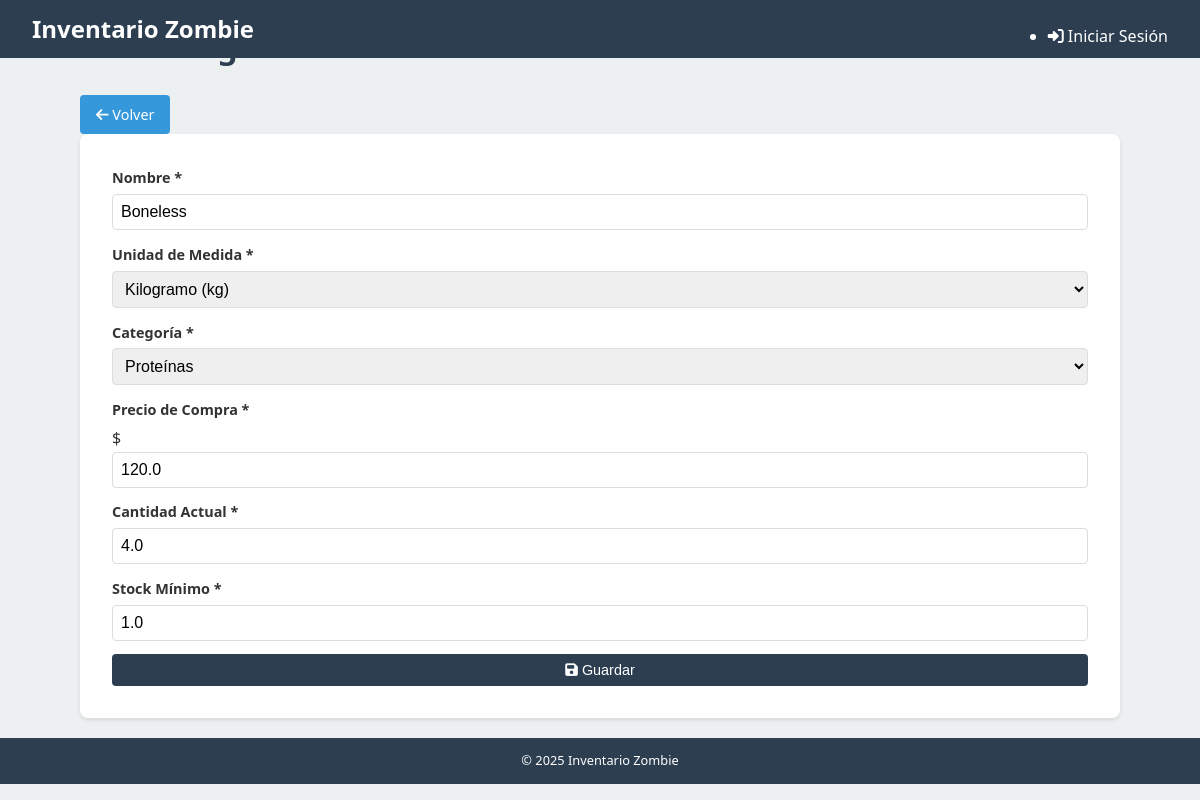
Page /ingredientes/editar/10 on the earlier database version.
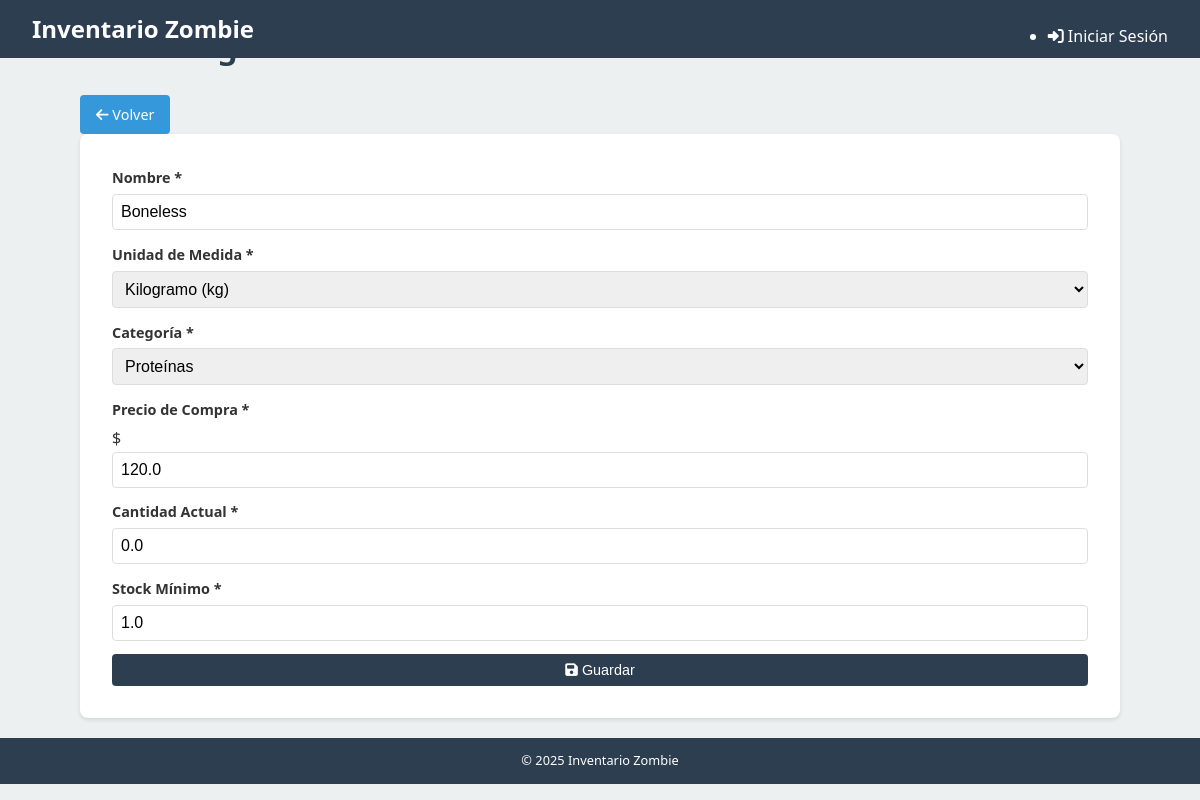
Same page on the later database version.
### tables this page shows
CREATE TABLE Ingredientes (
    id INTEGER PRIMARY KEY AUTOINCREMENT,
    nombre TEXT NOT NULL UNIQUE,
    unidad_medida TEXT NOT NULL,
    precio_compra REAL,
    cantidad_actual REAL NOT NULL DEFAULT 0,
    stock_minimo REAL
, categoria TEXT);

### routes/ingredientes.py (the view)
@ingredientes_web_bp.route('/editar/<int:id>', methods=['GET'])
def editar(id):
    db = get_db()
    cursor = db.execute('SELECT * FROM Ingredientes WHERE id = ?', (id,))
    row = cursor.fetchone()
    if row is None:
        return render_template('error.html', message='Ingrediente no encontrado'), 404
    ingrediente = dict(
        id=row['id'],
        nombre=row['nombre'],
        unidad_medida=row['unidad_medida'],
        precio_compra=row['precio_compra'],
        cantidad_actual=row['cantidad_actual'],
        stock_minimo=row['stock_minimo']
    )
    try:
        ingrediente['categoria'] = row['categoria']
    except (IndexError, KeyError):
        ingrediente['categoria'] = None
    return render_template('ingredientes/formulario.html', ingrediente=ingrediente)

### app.py (called while the page is built)
@app.template_global()
def now():
    return datetime.datetime.now()

@app.after_request
def add_cors_headers(response):
    response.headers.add('Access-Control-Allow-Origin', '*')
    response.headers.add('Access-Control-Allow-Headers', 'Content-Type,Authorization')
    response.headers.add('Access-Control-Allow-Methods', 'GET,PUT,POST,DELETE,OPTIONS')
    return response

### database.py (called while the page is built)
def get_db():
    if 'db' not in g:
        g.db = sqlite3.connect(
            current_app.config['DATABASE'],
            detect_types=sqlite3.PARSE_DECLTYPES
        )
        g.db.row_factory = sqlite3.Row
    return g.db

### templates/ingredientes/formulario.html (shortened to what this page needs)
{% extends "layout.html" %}
{% block content %}
<div class="page-header">
    <h1>{% if ingrediente %}Editar Ingrediente{% else %}Nuevo Ingrediente{% endif %}</h1>
    <a href="{{ url_for('ingredientes_web.index') }}" class="btn btn-secondary">
        <i class="fas fa-arrow-left"></i> Volver
    </a>
</div>
<form id="ingredient-form" class="mobile-form">
    <div class="form-group">
        <label for="nombre">Nombre <span class="required">*</span></label>
        <input type="text" id="nombre" name="nombre" required
               value="{{ ingrediente.nombre if ingrediente else '' }}">
    </div>
    <div class="form-group">
        <label for="unidad_medida">Unidad de Medida <span class="required">*</span></label>
        <select id="unidad_medida" name="unidad_medida" required>
            <option value="kg" {% if ingrediente and ingrediente.unidad_medida == 'kg' %}selected{% endif %}>Kilogramo (kg)</option>
        </select>
    </div>
    <div class="form-group">
        <label for="categoria">Categoría <span class="required">*</span></label>
        <select id="categoria" name="categoria" required>
            <option value="Proteínas" {% if ingrediente and ingrediente.get('categoria') == 'Proteínas' %}selected{% endif %}>Proteínas</option>
        </select>
    </div>
    <div class="form-group">
        <label for="precio_compra">Precio de Compra <span class="required">*</span></label>
        <div class="input-addon">
            <span class="addon-prefix">$</span>
            <input type="number" id="precio_compra" name="precio_compra" step="0.01" min="0" required
                   value="{{ ingrediente.precio_compra if ingrediente else '' }}">
        </div>
    </div>
    <div class="form-group">
        <label for="cantidad_actual">Cantidad Actual <span class="required">*</span></label>
        <input type="number" id="cantidad_actual" name="cantidad_actual" step="0.01" min="0" required
               value="{{ ingrediente.cantidad_actual if ingrediente else '0' }}">
    </div>
    <div class="form-group">
        <label for="stock_minimo">Stock Mínimo <span class="required">*</span></label>
        <input type="number" id="stock_minimo" name="stock_minimo" step="0.01" min="0" required
               value="{{ ingrediente.stock_minimo if ingrediente else '0' }}">
    </div>
    <div class="form-actions">
        <button type="submit" class="btn btn-primary btn-block">
            <i class="fas fa-save"></i> Guardar
        </button>
    </div>
</form>
{% endblock %}

Differences in the rows shown:
changed Ingredientes "Boneless": cantidad_actual "4.0" → "0.0"
